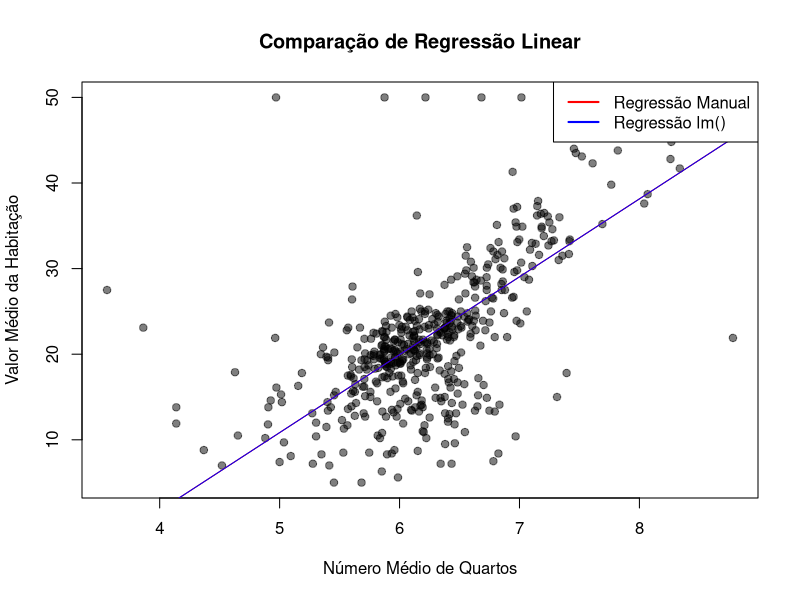
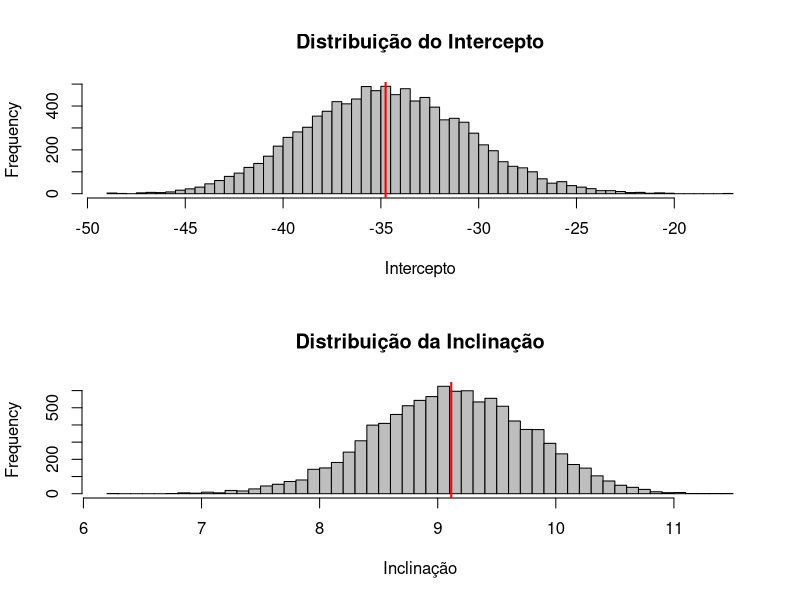
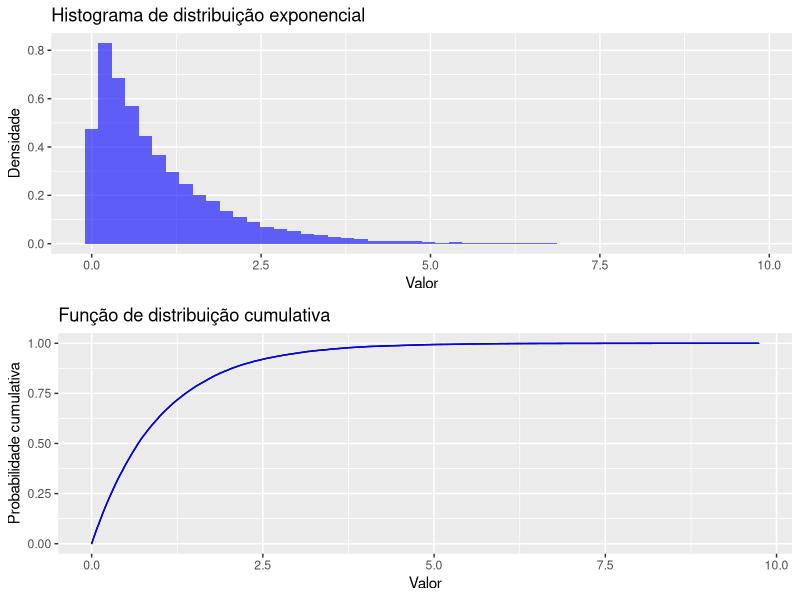

Write R code to recreate these figures, in order.
# Carregar bibliotecas necessárias
library(MASS)
library(scales)
library(ggplot2)

# Carregar o dataset Boston Housing
data(Boston)

# Preparação dos dados
X <- as.matrix(cbind(Intercept = 1, Boston$rm))  # Adiciona intercepto e seleciona 'rm'
Y <- Boston$medv  # Valor médio de habitações

# Implementação da regressão linear manual
beta_hat <- solve(t(X) %*% X) %*% t(X) %*% Y

# Regressão linear usando a função nativa lm()
model <- lm(medv ~ rm, data = Boston)

par(mfrow = c(1, 1))

# Plotagem dos resultados da regressão manual e usando lm() no mesmo gráfico
plot(Boston$rm, Boston$medv, main = "Comparação de Regressão Linear", xlab = "Número Médio de Quartos", ylab = "Valor Médio da Habitação",
     pch = 19, col = alpha("black", 0.5))  # pch = 19 para pontos sólidos, usando alpha para transparência

# Adiciona a linha de regressão manual
abline(beta_hat[1], beta_hat[2], col = "red", lwd = 1)  # lwd é a largura da linha

# Adiciona a linha de regressão do lm()
abline(model, col = "blue", lwd = 1)

# Adiciona a legenda
legend("topright", legend = c("Regressão Manual", "Regressão lm()"), col = c("red", "blue"), lwd = 2)

# Impressão dos coeficientes da regressão manual
print("Coeficientes da Regressão Linear Manual:")
print(beta_hat)

# Impressão dos coeficientes da regressão nativa do R
print("Coeficientes da Regressão Linear com lm():")
print(coef(model))


#####################################


# Função para simulação de Monte Carlo
simulate_regression <- function(x, y, n_simulations = 10000) {
  coefficients <- matrix(nrow = n_simulations, ncol = 2)  # Armazenar interceptos e inclinações
  for (i in 1:n_simulations) {
    indices <- sample(length(x), length(x), replace = TRUE)  # Amostragem com reposição
    sample_x <- x[indices]
    sample_y <- y[indices]
    model <- lm(sample_y ~ sample_x)
    coefficients[i, ] <- coef(model)  # Armazenar coeficientes de cada simulação
  }
  return(coefficients)
}

# Executar a simulação de Monte Carlo
set.seed(123)  # Para reprodutibilidade
X <- Boston$rm  # Variável independente
Y <- Boston$medv  # Variável dependente
results <- simulate_regression(X, Y)

# Calcular médias dos coeficientes
mean_coefficients <- colMeans(results)
ci_lower <- apply(results, 2, quantile, probs = 0.025)
ci_upper <- apply(results, 2, quantile, probs = 0.975)

# Histogramas dos coeficientes de Monte Carlo
par(mfrow = c(2, 1))  # Configurar o layout do plot para 1 linha e 2 colunas
hist(results[, 1], breaks = 50, main = "Distribuição do Intercepto", xlab = "Intercepto", col = "gray")
abline(v = mean_coefficients[1], col = "red", lwd = 2)  # Linha da média
hist(results[, 2], breaks = 50, main = "Distribuição da Inclinação", xlab = "Inclinação", col = "gray")
abline(v = mean_coefficients[2], col = "red", lwd = 2)  # Linha da média

print(paste("Média do intercepto:", mean_coefficients[1]))
print(paste("Média da inclinação:", mean_coefficients[2]))
print(paste("IC 95% para intercepto: [", ci_lower[1], ",", ci_upper[1], "]"))
print(paste("IC 95% para inclinação: [", ci_lower[2], ",", ci_upper[2], "]"))


#####################################

lcg <- function(a, c, m, seed, n) {
  x <- numeric(n)
  x[1] <- seed
  for (i in 2:n) {
    x[i] <- (a * x[i-1] + c) %% m
  }
  return(x / m)
}

# Exemplo de uso do LCG
set.seed(123)
random_numbers <- lcg(a = 1103515245, c = 12345, m = 2^31, seed = 123, n = 1000)

# Inverse Transform Sampling para distribuição exponencial
lambda <- 0.5  # taxa da distribuição exponencial
uniform_random <- runif(1000)  # Números uniformemente distribuídos
exponential_samples <- -log(1 - uniform_random) / lambda

# Gerar amostras de X
X_samples <- rnorm(1000, mean = 0, sd = 1)

# Calcular y = exp(X)
Y_samples <- exp(X_samples)

# Calcular média e desvio padrão de Y
mean_Y <- mean(Y_samples)
sd_Y <- sd(Y_samples)

print(paste("Média de Y:", mean_Y))
print(paste("Desvio padrão de Y:", sd_Y))

# Gerar números pseudo-aleatórios usando LCG
random_numbers <- lcg(a = 1103515245, c = 12345, m = 2^31, seed = 123, n = 1000)

# Gerar amostras de uma distribuição exponencial usando Inverse Transform Sampling
lambda <- 0.5
exponential_samples <- -log(1 - random_numbers) / lambda

# Aplicar uma função não-linear e estudar a propagação de incertezas
Y_samples <- exp(exponential_samples)
mean_Y <- mean(Y_samples)
sd_Y <- sd(Y_samples)

print(paste("Média de Y:", mean_Y))
print(paste("Desvio padrão de Y:", sd_Y))


#####################################

# Configuração inicial
set.seed(123)
n <- 39380  # número de amostras
lambda <- 1  # taxa para a distribuição exponencial

# Gerar números aleatórios uniformes
uniform_random <- runif(n)

# Aplicar transformação inversa para obter amostras exponenciais
exponential_samples <- -log(1 - uniform_random) / lambda

# Criar um data frame para armazenar os dados
data <- data.frame(Sample = exponential_samples)

# Criar o histograma dos dados transformados
histogram <- ggplot(data, aes(x = Sample)) +
  geom_histogram(aes(y = ..density..), bins = 50, fill = "blue", alpha = 0.6) +
  labs(title = "Histograma de distribuição exponencial", x = "Valor", y = "Densidade")

# Calcular a função de distribuição acumulada
data$Cumulative <- ecdf(exponential_samples)(exponential_samples)
data <- data[order(data$Sample), ]
data$Sample_Rank <- rank(data$Sample, ties.method = "first") / n

# Plotar a função de distribuição acumulada
cum_plot <- ggplot(data, aes(x = Sample, y = Cumulative)) +
  geom_step() +
  geom_line(aes(y = Sample_Rank), color = "blue") +
  labs(title = "Função de distribuição cumulativa", x = "Valor", y = "Probabilidade cumulativa")

# Combinação dos plots em um único layout
library(gridExtra)
grid.arrange(histogram, cum_plot, nrow = 2)